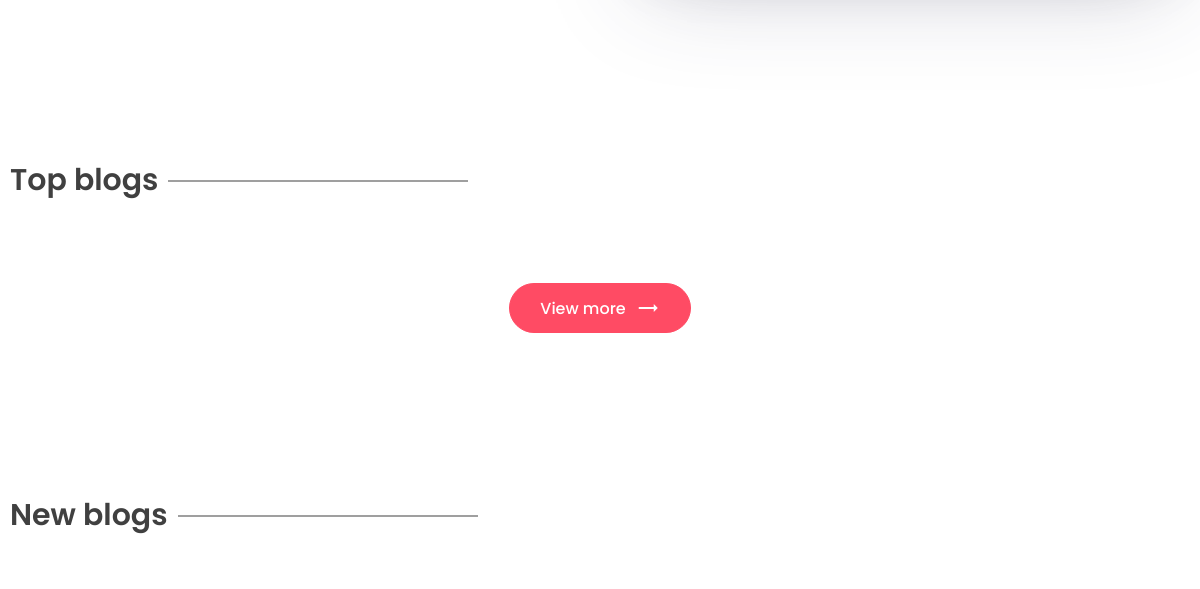
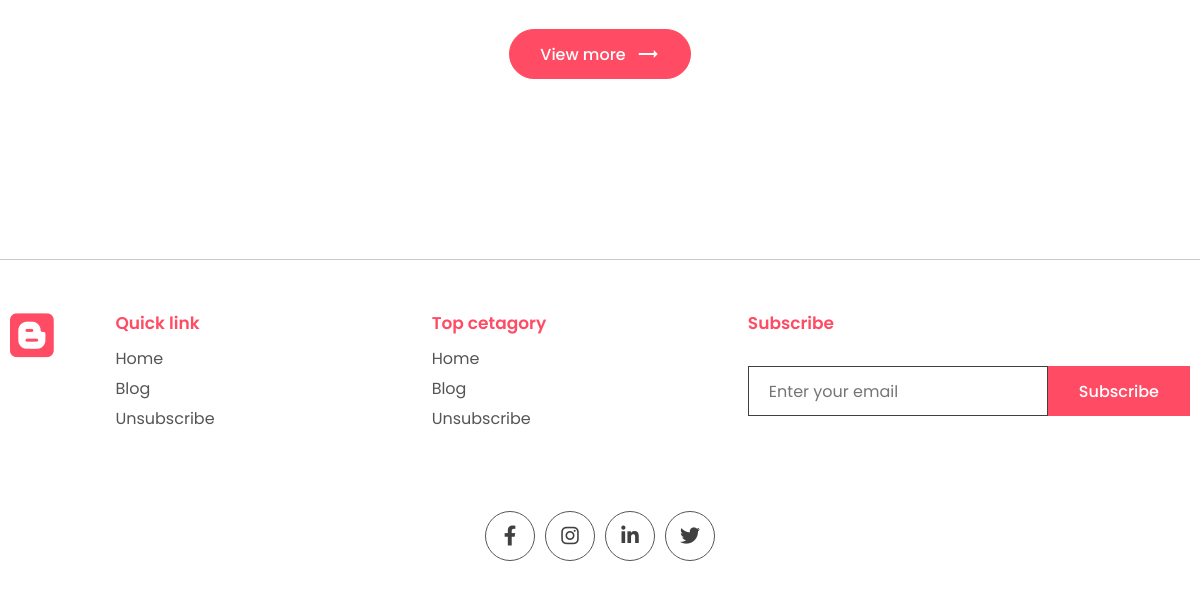
The app's page / (lower part), older data (2 pictures, top to bottom).
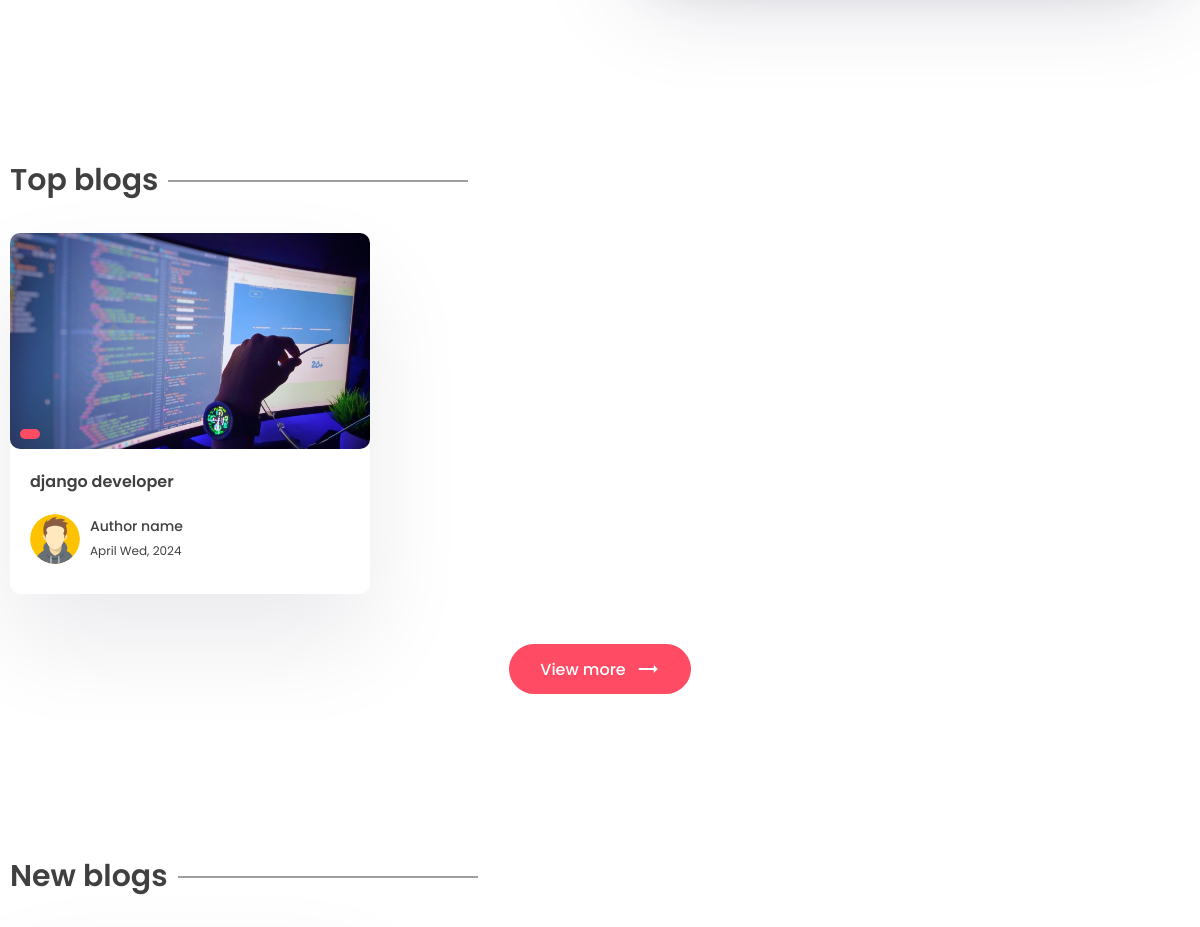
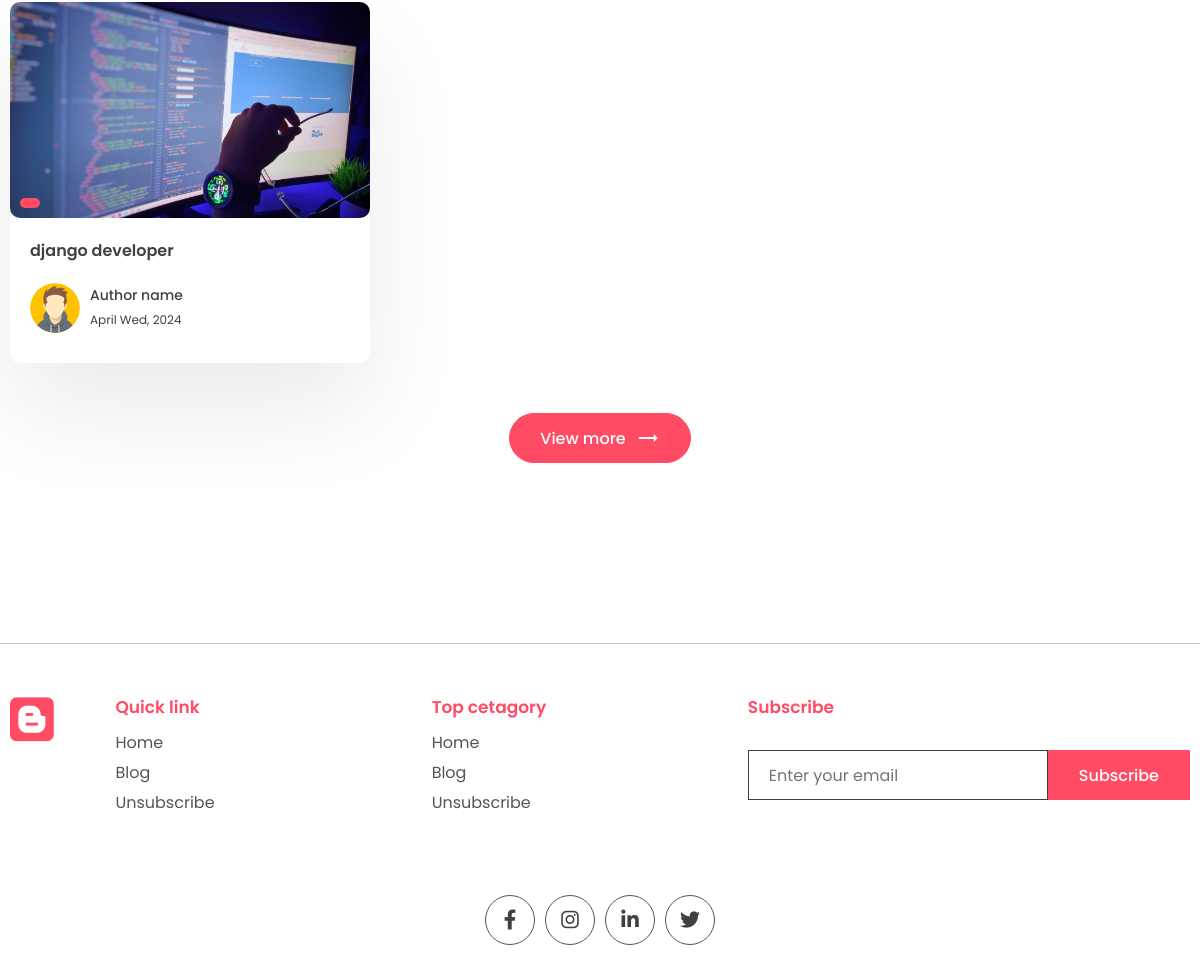
The same page, newer data (2 pictures, top to bottom).
### home/models.py (models this page shows, shortened)
class Post(models.Model):
    title = models.CharField(max_length=100)
    content = models.TextField()
    image = models.ImageField(upload_to='images/')
    slug = models.SlugField(max_length=100)
    tag = models.ManyToManyField('Tag', blank=True, related_name='post')
    created_at = models.DateTimeField(auto_now_add=True)
    updated_at = models.DateTimeField(auto_now=True)
    view_count = models.IntegerField(null=True, blank=True)

### home/views.py (the view)
# urls.py: path('', views.HomeView.as_view(), name='home'),
class HomeView(View):
    template_name = 'home/home.html'
    def get(self, request):
        posts = Post.objects.all()
        context = {
            'posts':posts
        }
        return render(request, self.template_name, context)

### home/templates/home/home.html (shortened to what this page needs)
{% extends 'index.html' %}
{% load static %}
{% block content %}
    <section class="sp">
    </section>
    <section class="sp">
        <div class="container">
            <h1 class="sec-title">Top blogs</h1>
            <div class="grid-3">
                {% for post in posts %}
                    <a href="{% url 'home:post_detail' post.slug %}">
                        <div class="card">
                            <div class="post-img">
                                <img src="{{ post.image.url }}" alt=""/>
                                <div class="tag">{{ post.tag.all.0.name }}</div>
                            </div>
                            <div class="card-content">
                                <h3>
                                    {{ post.title }}
                                </h3>
                                <div class="author">
                                    <div class="profile-pic">
                                        <img src="{% static 'img/author.svg' %}" alt=""/>
                                    </div>
                                    <div class="details">
                                        <p>Author name</p>
                                        <small>{{ post.created_at|date:'F D, Y' }}</small>
                                    </div>
                                </div>
                            </div>
                        </div>
                    </a>
                {% endfor %}
            </div>
            <center>
                <a href="">
                    <button class="btn btn-primary rounded view">
                        View more <span class="material-icons"> trending_flat </span>
                    </button>
                </a>
            </center>
        </div>
    </section>
    <section class="sp">
        <div class="container">
            <h1 class="sec-title">New blogs</h1>
            <div class="grid-3">
                {% for post in posts %}
                    <a href="{% url 'home:post_detail' post.slug %}">
                        <div class="card">
                            <div class="post-img">
                                <img src="{{ post.image.url }}" alt=""/>
                                <div class="tag">{{ post.tag.all.0.name }}</div>
                            </div>
                            <div class="card-content">
                                <h3>
                                    {{ post.title }}
                                </h3>
                                <div class="author">
                                    <div class="profile-pic">
                                        <img src="{% static 'img/author.svg' %}" alt=""/>
                                    </div>
                                    <div class="details">
                                        <p>Author name</p>
                                        <small>{{ post.created_at|date:'F D, Y' }}</small>
                                    </div>
                                </div>
                            </div>
                        </div>
                    </a>
                {% endfor %}
            </div>
            <center>
                <a href="">
                    <button class="btn btn-primary rounded view">
                        View more <span class="material-icons"> trending_flat </span>
                    </button>
                </a>
            </center>
        </div>
    </section>
{% endblock %}

### templates/index.html (shortened to what this page needs)
{% load static %}
<!DOCTYPE html>
<html lang="en">
<head>
     {% include 'inc/head_tag.html' %}
</head>
<body>
    {% block content %}{% endblock %}
    <footer>
        {% include 'inc/footer.html' %}
    </footer>
</body>
</html>

### templates/inc/head_tag.html (shortened to what this page needs)
{% load static %}
<link rel="stylesheet" href="{% static 'css/style.css' %}"/>
<link
        rel="stylesheet"
        href="https://unicons.iconscout.com/release/v2.1.6/css/unicons.css"
/>
<link
        rel="stylesheet"
        href="https://cdnjs.cloudflare.com/ajax/libs/font-awesome/6.1.1/css/all.min.css"
/>

### templates/inc/header.html (shortened to what this page needs)
{% load static %}

### templates/inc/footer.html
{% load static %}
<div class="container">
    <div class="grid-4">
        <div class="logo f-logo">
            <i class="fa-brands fa-blogger"></i>
        </div>
        <div class="link">
            <h2>Quick link</h2>
            <div class="q-link">
                <a href="#">Home</a>
                <a href="#">Blog</a>
                <a href="#">Unsubscribe</a>
            </div>
        </div>
        <div class="link">
            <h2>Top cetagory</h2>
            <div class="q-link">
                <a href="#">Home</a>
                <a href="#">Blog</a>
                <a href="#">Unsubscribe</a>
            </div>
        </div>
        <div class="news-signup">
            <h2>Subscribe</h2>
            <div class="newsletter">
                <form method="POST">
                    <input
                            type="email"
                            name="email"
                            maxlength="100"
                            placeholder="Enter your email"
                            required=""
                            id="id_email"
                    />
                    <button class="btn btn-primary">Subscribe</button>
                </form>
            </div>
        </div>
    </div>
    <div class="share">
        <div class="social">
            <a href="#">
                <i class="fa-brands fa-facebook-f"></i>
            </a>
            <a href="#">
                <i class="fa-brands fa-instagram"></i>
            </a>
            <a href="#">
                <i class="fa-brands fa-linkedin-in"></i>
            </a>
            <a href="#">
                <i class="fa-brands fa-twitter"></i>
            </a>
        </div>
    </div>
</div>

### templates/inc/scripts.html (shortened to what this page needs)
{% load static %}

### static/css/style.css (style rules this page uses)
* { margin: 0; padding: 0; box-sizing: border-box; text-decoration: none; border: none; outline: none; list-style: none; font-family: "Poppins", sans-serif; color: var(--black); }
:root { --red: #ff4b64; --black: #404040; --des: #555555; --shadow: #ffffff1a 0px 1px 1px 0px inset, #32325d40 0px 50px 100px -20px, #0000004d 0px 30px 60px -30px; --shadow2: rgba(17, 12, 46, 0.084) 0px 48px 100px 0px; }
html { font-size: 62.5%; }
[class*="grid"] { display: grid; }
img { width: 100%; }
.container { max-width: 1220px; margin: auto; padding: 0 10px; }
p, a { font-size: 1.6rem; color: var(--des); }
input, textarea { font-size: 1.6rem; color: var(--black); }
.logo { width: 20rem; }
.logo i { font-size: 5rem; color: var(--red); }
.btn { cursor: pointer; height: 5rem; padding: 0 3rem; font-size: 1.6rem; font-weight: 500; border: 1px solid var(--red); display: flex; align-items: center; justify-content: center; gap: 1rem; }
.btn span { color: white; }
.btn-primary { background: var(--red); color: white; }
.rounded { border-radius: 5rem; }
.newsletter form { display: flex; align-items: center; justify-content: center; margin-top: 3rem; }
.newsletter input { border: 1px solid var(--black); height: 5rem; width: 30rem; padding: 0 2rem; }
.sp { padding: 8rem 0; }
.post-img { height: 40rem; width: 100%; overflow: hidden; border-radius: 1rem; }
.post-img img { height: 100%; object-fit: cover; object-position: center; }
.sec-title { font-size: 3rem; font-weight: 600; position: relative; width: fit-content; margin-bottom: 3rem; }
.sec-title::after { content: ""; position: absolute; right: -31rem; height: 1px; width: 30rem; background: var(--black); top: 50%; transform: translateY(-50%); }
.grid-3 { grid-template-columns: repeat(3, 1fr); gap: 5rem; }
.card { background: white; box-shadow: var(--shadow2); border-radius: 1rem; cursor: pointer; transition: 0.3s; }
.post-img { position: relative; }
.tag { position: absolute; bottom: 1rem; left: 1rem; background: var(--red); color: white; border-radius: 5rem; padding: 0.5rem 1rem; font-size: 1.2rem; }
.card-content { padding: 2rem; padding-bottom: 3rem; }
.card h3 { font-size: 1.6rem; font-weight: 600; }
.card .post-img { width: 100%; height: unset; aspect-ratio: 1/0.6; }
.author { display: flex; align-items: center; gap: 1rem; margin-top: 2rem; }
.profile-pic { width: 5rem; aspect-ratio: 1/1; border-radius: 50%; overflow: hidden; }
.author p { color: var(--black); font-weight: 500; font-size: 1.4rem; }
.author small { color: var(--black); font-size: 1.2rem; }
.view { margin-top: 5rem; }
.grid-4 { grid-template-columns: 1fr 3fr 3fr auto; align-items: flex-start; }
.logo { width: 10rem; }
.q-link { display: flex; justify-content: space-around; flex-direction: column; gap: 0.5rem; margin-top: 1rem; }
.link h2, .news-signup h2 { color: var(--red); font-weight: 600; font-size: 1.7rem; }
.news-signup .newsletter { margin-top: 1.5rem; }
footer { padding: 5rem 0; margin-top: 5rem; }
footer .container { border-top: 1px solid #00000036; padding-top: 5rem; }
.share { width: fit-content; margin: auto; margin-top: 8rem; }
.social { display: flex; align-items: center; gap: 1rem; }
.social a { width: 5rem; aspect-ratio: 1/1; border-radius: 50%; border: 1px solid var(--des); display: flex; align-items: center; justify-content: center; transition: 0.3s; }
.social i { color: var(--black); font-size: 2rem; transition: 0.3s; }

Row changes from the older to the newer data that the page shows:
added Post: image (picture), title "django developer", created_at "April Wed, 2024"
